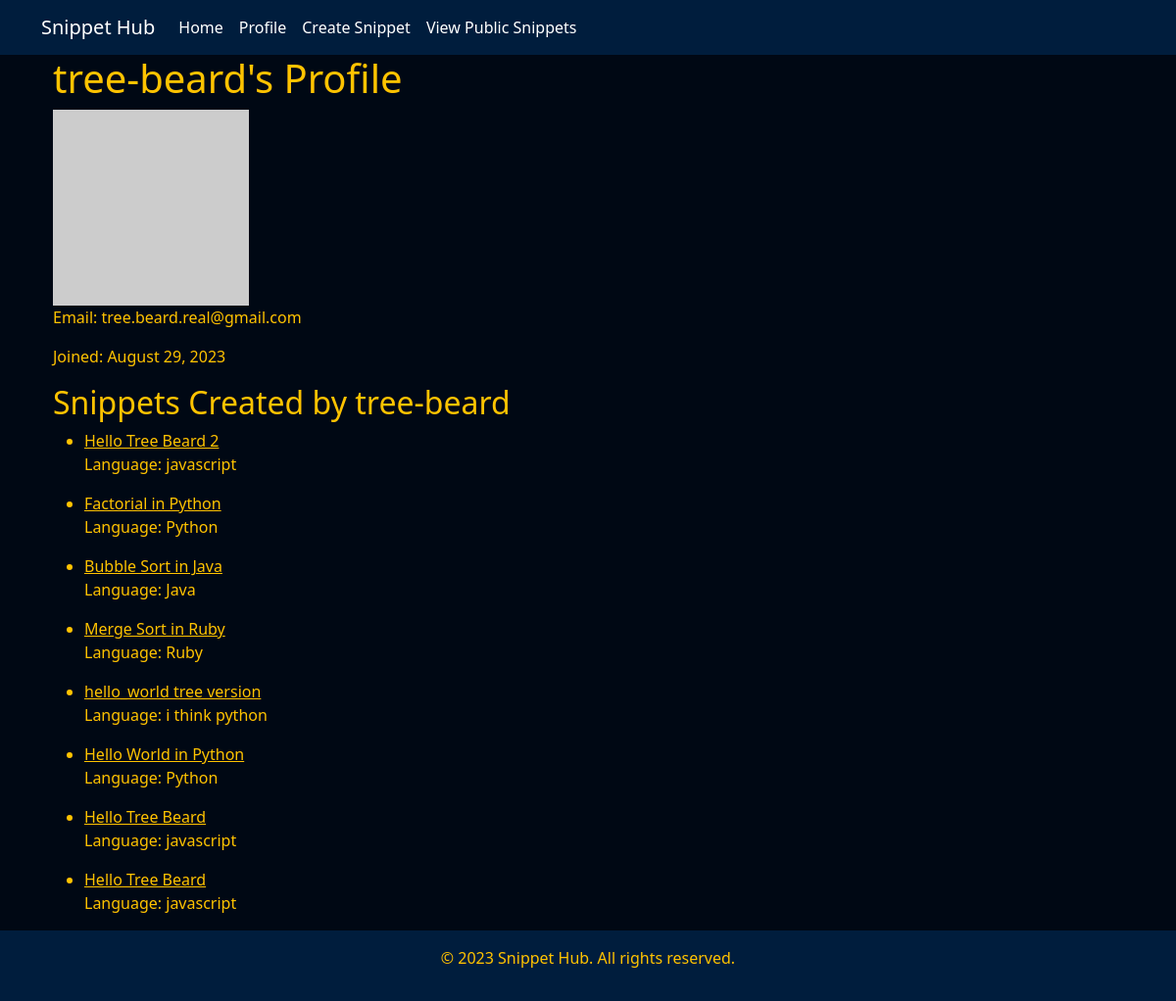
The page /user/tree-beard/ on the database as committed earlier.
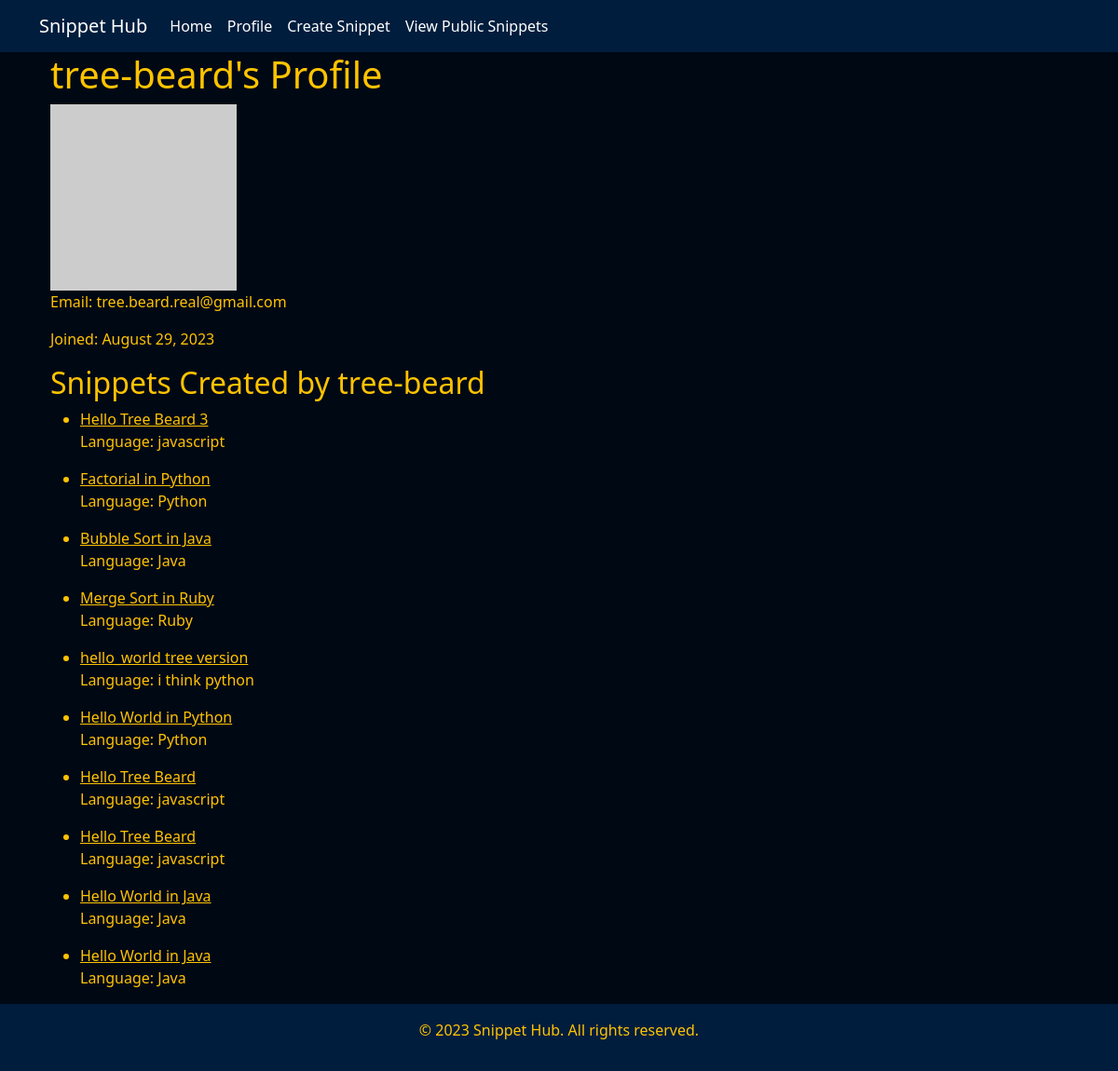
The same page on the database as committed later.
### snippets/models.py (models this page shows, shortened)
class Snippet(models.Model):
    title = models.CharField(max_length=100)
    language = models.CharField(max_length=100)
    code = models.TextField()
    description = models.TextField()
    created = models.DateTimeField(auto_now_add=True)
    modified = models.DateTimeField(auto_now=True)
    creator = models.ForeignKey('auth.User', related_name='snippets', on_delete=models.CASCADE)
    is_public = models.BooleanField(default=True)
    tags = models.ManyToManyField("Tag")
    copy_count = models.PositiveBigIntegerField(default=0)

### snippets/views.py (the view)
# urls.py: path('user/<str:username>/', views.view_user_profile, name='view_user_profile'),
def view_user_profile(request, username):
    user = User.objects.get(username=username)
    snippets = Snippet.objects.filter(creator=user)
    return render(request, 'snippets/view_user_profile.html', {'user': user, 'snippets': snippets})

### snippets/templates/snippets/view_user_profile.html
{% extends 'base.html' %}
{% block content %}
    <div class="container">
        <h1>{{ user.username }}'s Profile</h1>
        <img src="https://robohash.org/{{ user.username }}" alt="Profile Picture" style="width:200px; height:200px;">
        <p>Email: {{ user.email }}</p>
        <p>Joined: {{ user.date_joined|date:"F j, Y" }}</p>
        <h2>Snippets Created by {{ user.username }}</h2>
        <ul>
            {% for snippet in snippets %}
                <li>
                    <a href="{% url 'snippets:view_snippet' snippet.id %}">{{ snippet.title }}</a>
                    <p>Language: {{ snippet.language }}</p>
                </li>
            {% empty %}
                <p>This user has not created any snippets yet.</p>
            {% endfor %}
        </ul>
    </div>
{% endblock %}

Rows that differ between the two databases and show on the page:
changed Snippet: title "Hello Tree Beard 2" → "Hello Tree Beard 3"
added Snippet: title "Hello World in Java", language "Java"
added Snippet: title "Hello World in Java", language "Java"
